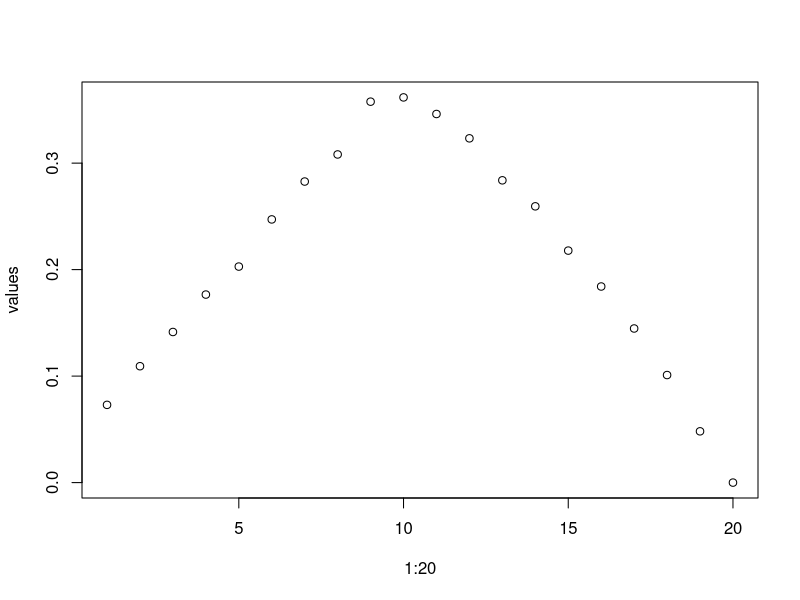

The R script that drew this image:
## ---- chunk 1
knitr::opts_chunk$set(echo = TRUE)
## ---- chunk 2
cartas = c("c")
personas = c("p")

prob_letter = function(n, k, nb_sims=5000){
  cartas = paste(rep(cartas,each=n), 1:n, sep="_")
  personas = paste(rep(personas,each=n), 1:n, sep="_")
  experiments = replicate(nb_sims, {
    trial_cartas = sample(cartas, n, replace = FALSE)
    trial_personas = sample(personas,n, replace = FALSE)


    splitted_cartas = strsplit(trial_cartas, "_")
    splitted_personas = strsplit(trial_personas, "_")

    count_carta = sapply(splitted_cartas, function(x) x[2])
    count_persona = sapply(splitted_personas, function(x) x[2])
    sum(count_carta == count_persona) == k
    })
  
  sum(experiments)/nb_sims
  
}
## ---- chunk 3
simulate_game = function(r, n){
  trozos = floor(runif(n, 1, 999999999)) #crea una lista de numeros aleatorios de tamaño n
  m = max(trozos)  #el numero maximo de la lista
  antes_r_trozos = trozos[1:r]   #slice de la lista, los primeros r numeros
  despues_r_trozos = tail(trozos, (r+1)) #slice de la lista, los numeros despues de r
  mejor_r = max(antes_r_trozos)  #mejor numero de los primeros r numeros
  acierto = 0
  for(num in despues_r_trozos){
    if(num > mejor_r){      #busca el primer numero mejor que los primeros r
      acierto = num       
      break
    }
  }
  acierto == m     #compara si el numero escogido es igual a m
 
}

estimate_probability = function(r, n, nb_sims=7000){
  sims = replicate(nb_sims, {
    simulate_game(r, n)
  })
  sum(sims)/nb_sims
}
## ---- chunk 4
values = c() 
for (r in 1:20){
  value = estimate_probability(r, 20)
  values = c(values, value)
}
values

## ---- chunk 5
plot(1:20, values)
## ---- chunk 6
prob = values
r = 1:20
r[max(prob) == prob]
estimate_probability(10, 20)

## ---- chunk 7
calc_urna= function(r, n, m){
    urnas = c(1:n)
    urnas_llenas = c()
    for (bola in 1:r){
      urnas_llenas = c(urnas_llenas, sample(urnas, 1))
    }
    urnas_vacias = setdiff(urnas, urnas_llenas)
   urnas_vacias
   length(urnas_vacias) == m
}

prob_urn = function(r, n, m, nb_sims=5000){
  sims = replicate(nb_sims, {
   calc_urna(r, n, m)
  })
  sum(sims)/nb_sims
}

prob_urn(5, 10, 7)
## ---- chunk 8
replicate(5, {
  x = sample(1:10, 1)
  # comrobamos si es 5 (condición 1) o si es par (condición 2)
  is_5 = (x == 5)
  is_even = (x %% 2 == 0)
  # devolvemos ambas comprobaciones
  c("five" = is_5, "even" = is_even)
})
## ---- chunk 9
caja1 = c("O","O")
caja2 = c("P","P")
caja3 = c("O","P")
caja3I = c("P","O")
cajas = rbind(caja1,caja2,caja3, caja1, caja2, caja3I)
cajas1 = c(caja1,caja2,caja3, caja1, caja2, caja3I)
resultado = 0
resultado2 = 0

pruebas_OroOro = replicate(10000,{
  caja_aleatoria = sample(1:nrow(cajas),1) #Me coge aleatoriamente una caja
  caja_aleatoria
  is_2gold = (cajas[caja_aleatoria,] == caja1)
  is_2gold
  sum(is_2gold)
  if(sum(is_2gold) == 2){
    resultado = resultado +1
  }
  resultado
})
probabilidadXY = sum(pruebas_OroOro)/length(pruebas_OroOro) #Me da como resultado la probabilidad de que salga la caja de oro y oro, es decir (P(X = oro, Y = oro))

pruebas_2sivler = replicate(10000,{
  caja_aleatoria2 = sample(cajas1,1)
  caja_aleatoria2
  is_2silver = (caja_aleatoria2 == "P")
  is_2silver
  if(is_2silver == 1){
    resultado2 = resultado2 +1
  }
  sum(resultado2)
})
probabilidadY = 1-(sum(pruebas_2sivler)/length(pruebas_2sivler))
resultadoFinal = probabilidadXY / probabilidadY
resultadoFinal

